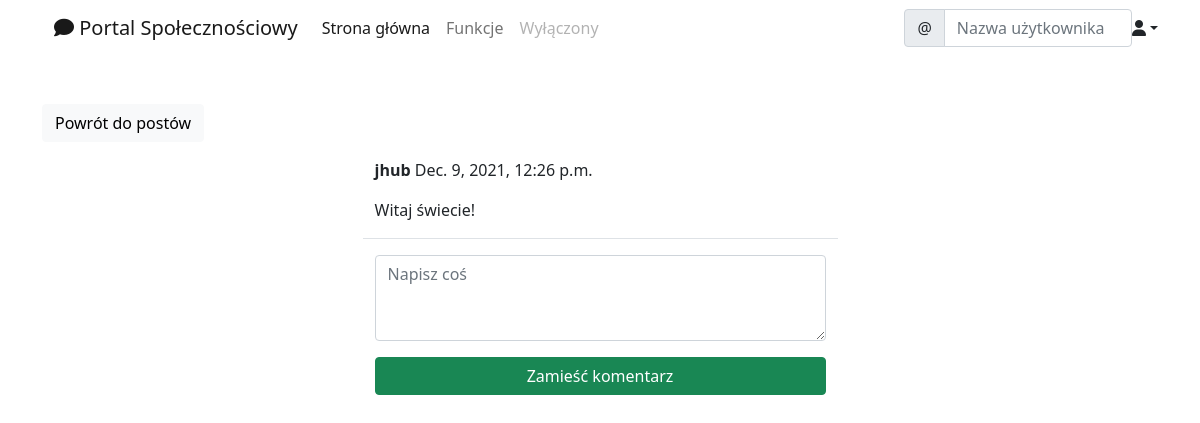
Page /social/post/5 (signed in) on the committed database.
### social/models.py (models this page shows)
class Post(models.Model):
    body = models.TextField()
    created_on = models.DateTimeField(default=timezone.now)
    author = models.ForeignKey(User,on_delete=models.CASCADE)

### social/views.py (the view, shortened to what this page needs)
# urls.py: path('post/<int:pk>', PostDetail.as_view(), name='post-detail'),
class PostDetail(LoginRequiredMixin,View):
    def get(self, request, pk, *args, **kwargs):
        post = Post.objects.get(pk=pk)
        form = CommentForm()
        comments = Comment.objects.filter(post=post).order_by('-created_on')
        context = {
            'post': post,
            'form': form,
            'comments': comments,
        }
        return render(request, 'social/post_detail.html', context)

### social/forms.py
class CommentForm(forms.ModelForm):
    comment = forms.CharField(
        label='',
        widget=forms.Textarea(attrs={
            'rows':'3',
            'placeholder':'Napisz coś'
        })
    )
    class Meta:
        model = Comment
        fields = ['comment']

### social/templates/social/post_detail.html (shortened to what this page needs)
{% extends 'landing/base.html' %}
{% load crispy_forms_tags %}
{% block content %}
    <div class ="container">
     <div class = "row mt-5">
            <div class="col-md-5 col-sm-6">
                <a href="{% url 'post-list' %}" class="btn btn-light">Powrót do postów</a>
            </div>
        </div>
        <div class = "row justify-content-center mt-3">
            <div class="col-md-5 col-sm-12 border-bottom">
                <p>
                    <strong>{{ post.author }}</strong> {{ post.created_on }}
                </p>
                <p>{{ post.body }}</p>
            </div>
        </div>
    <div class = "row justify-content-center mt-3 mb-5">
            <div class="col-md-5 col-sm-12">
                <form method="POST">
                    {{ form | crispy }}
                    <div class="d-grid gap-2">
                        <button class="btn btn-success mt-3">Zamieść komentarz</button>
                    </div>
                </form>
            </div>
        </div>
    </div>
{% endblock content %}

### rows in the picture
Post: author "jhub", created_on "Dec. 9, 2021, 12:26 p.m.", body "Witaj świecie!"
